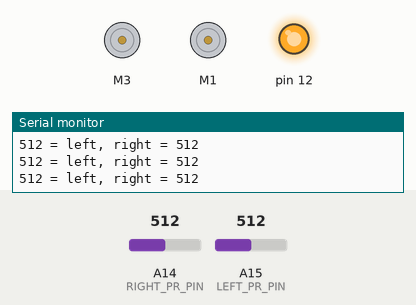
The sketch below on a simulated Arduino Mega 2560, built with avr-gcc and run on an emulated ATmega2560. On the bench: 2 × DC motor (green arrow = forward, orange = backward, longer = faster), output pins drawn as LEDs (lit = HIGH), the last lines printed to the serial monitor. The test bench sets the inputs (shaded band); at power-on: A14 (RIGHT_PR_PIN) = 512, A15 (LEFT_PR_PIN) = 512.

Above: at 1.2 s.
1.3 s: A14 (RIGHT_PR_PIN) set to 0
At 2.1 s:
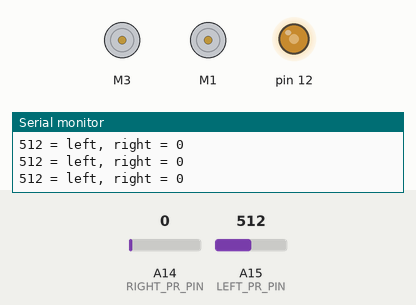
2.8 s: A15 (LEFT_PR_PIN) set to 105
At 3.8 s:
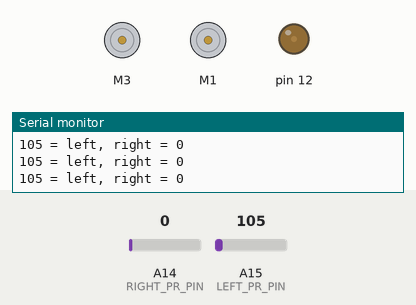
5.8 s: A15 (LEFT_PR_PIN) set to 94
At 6.6 s:
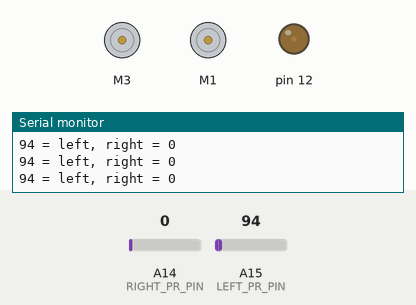
7.3 s: A14 (RIGHT_PR_PIN) set to 306
At 8.5 s:
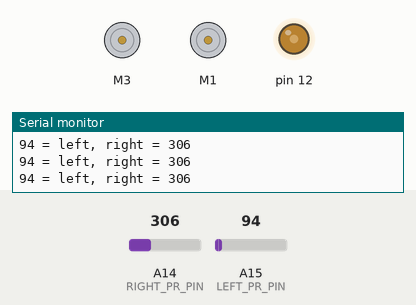
8.8 s: A15 (LEFT_PR_PIN) set to 511
At 9.6 s:
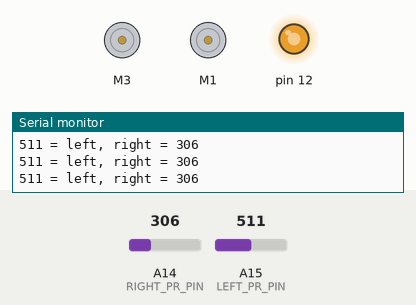
10.3 s: A14 (RIGHT_PR_PIN) set to 987
At 11.1 s:
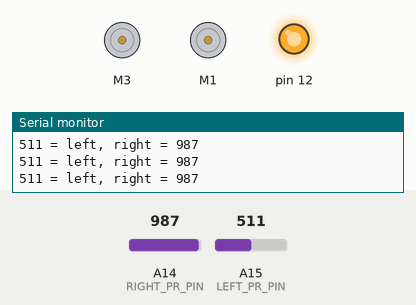
11.8 s: A14 (RIGHT_PR_PIN) set to 1016
Timing chart, 0 to 14.8 s (numbered marks = the images above; inputs shaded):
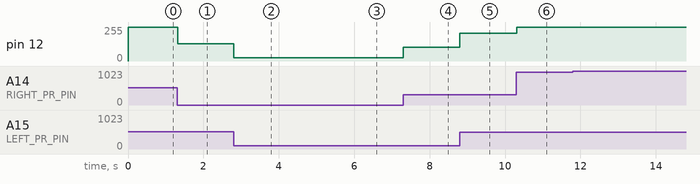

The sketch:

B3Light_JYH.ino
```cpp
/* B3_Light.ino

   Drive the TWO-WHEELED Bread Board Bot (BBbot, B^3)
   either towards the light or away from the light, based on readings
   from two photresistors.  Each resistor is set up in a simple voltage
   divider circuit:
   ----------------------------------------------------

                       PhotoR   ~7.5-10K
               +5  o---/\/\/--.--/\/\/---o GND
                              |
       Sensor Pins o-----------

   ----------------------------------------------------
   Modified from: http://playground.arduino.cc/Learning/PhotoResistor

   Arduino: Arduino Mega 256 v3 Clone
   Motor Shield: Adafruit assembled Motor Shield for Arduino v2
   ---->  http://www.adafruit.com/products/1438

   Programmer: Dave Eslinger; June 7, 2015
   Revisions:
*/
#include <Wire.h>
#include <Adafruit_MotorShield.h>
#include <math.h>
#include <breadboardbot.h>

// Create the motor shield object with the default I2C address
Adafruit_MotorShield AFMS = Adafruit_MotorShield();

// Define Constants

const byte LEFT_PR_PIN = A15;    // Define light sensor pins for left
const byte RIGHT_PR_PIN = A14;   // and right sides

//const bool PHOTOTAXIS = true;

// Define 'ports' for motors.
const byte LEFT_MOTOR_PORT = 3;
const byte RIGHT_MOTOR_PORT = 1;
// Create pointers to motor control objects
Adafruit_DCMotor *motorLeft = AFMS.getMotor(LEFT_MOTOR_PORT);
Adafruit_DCMotor *motorRight = AFMS.getMotor(RIGHT_MOTOR_PORT);


void setup(void){
  AFMS.begin();  // create with the default frequency 1.6KHz
  // Turn off all motors to start, just a good habit
  motorLeft->run(RELEASE);
  motorRight->run(RELEASE);
  pinMode(12, OUTPUT);
  Serial.begin(9600);  //Begin serial communcation
}

void loop(){
  /*  First determine the relative light levels and print the
      results out to the serial monitor */
  int leftLight = analogRead(LEFT_PR_PIN);
  int rightLight = analogRead(RIGHT_PR_PIN);
  int lightAverage = ((leftLight + rightLight)/2);
  int ledBrightness = map(lightAverage, 0, 500, 0, 255);
  analogWrite(12, ledBrightness);
  Serial.print(leftLight);           // We can only write ONE thing
  Serial.print(" = left, right = "); // at a time, therefore it takes
  Serial.println(rightLight);        // three statements to get our output.

  /* Now that we have some light levels, make each motor's speed
     a function of light level and drive either towards or
     away from the light depending on the value of PHOTOAXIS  */

  motorLeft->setSpeed(map(rightLight,0,500,50,255));
  motorRight->setSpeed(map(leftLight,0,500,50,255));
  byte direction;
  //if () {
    //direction = FORWARD;
  //}
  //else {
    //direction = BACKWARD;
  //}
  motorLeft->run(direction);
  motorRight->run(direction);

  delay(10); //short delay for faster response to light.
}

/*  /* Find the direction of the strongest light by taking the difference
     between the readings */
// int deltaLight = leftLight - rightLight;
```

Measured:
- after the input at 1.3 s, pin 12: 255/255 → 130/255 at once
- after the input at 2.8 s, pin 12: 130/255 → 26/255 at once
- after the input at 5.8 s, pin 12: 26/255 → 23/255 at once
- after the input at 7.3 s, pin 12: 23/255 → 102/255 at once
- after the input at 8.8 s, pin 12: 102/255 → 208/255 at once
- after the input at 10.3 s, pin 12: 208/255 → 255/255 at once
